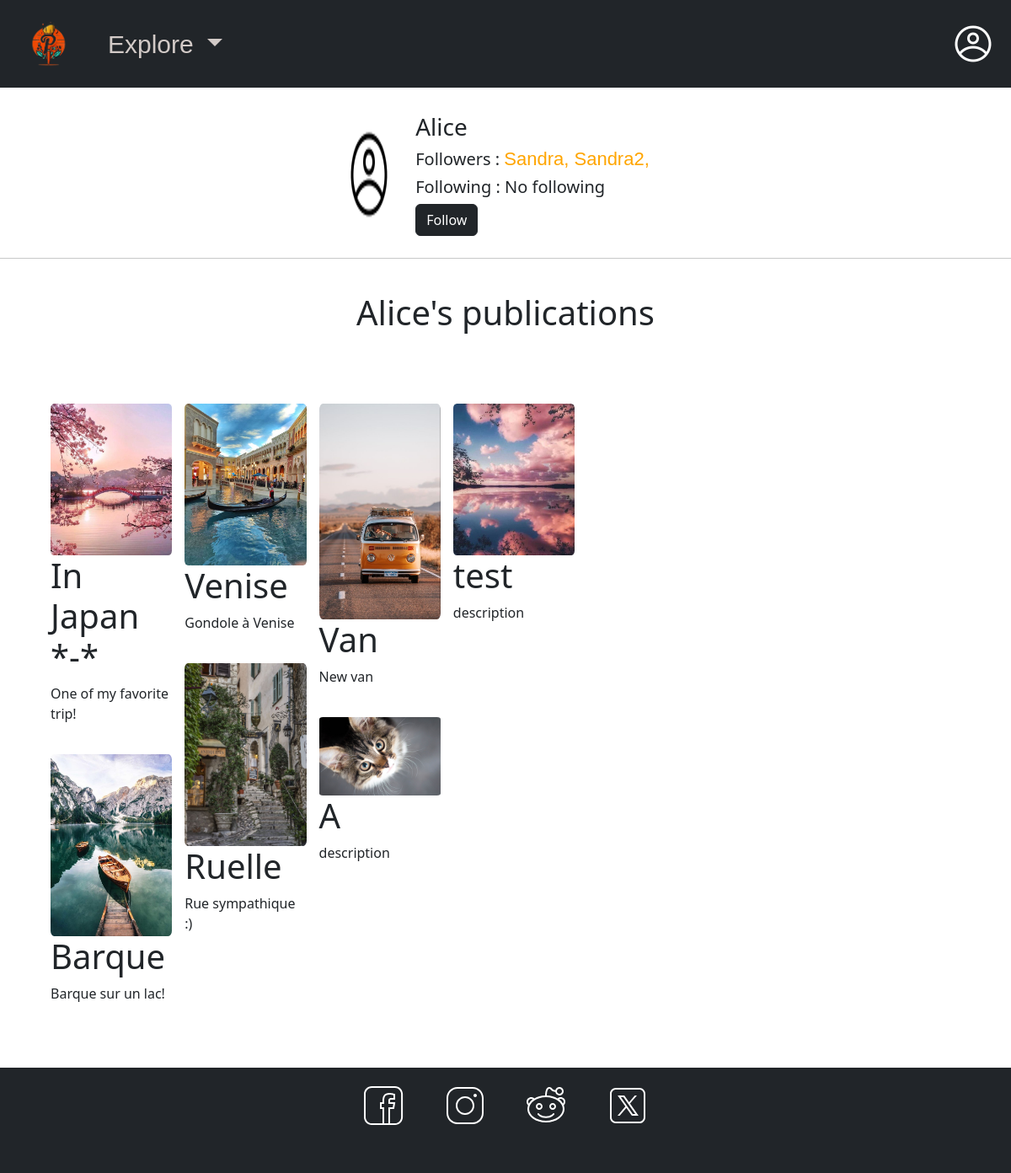
Page /profile/?profile=Alice (signed in) on the committed database.
### base_app/models.py (models this page shows)
class UsersDB(models.Model):
    id_user = models.AutoField(primary_key=True)
    username = models.CharField(max_length=50)
    password = models.CharField(max_length=255)
    role = models.BooleanField(default=False)

class PostsDB(models.Model):
    id_post = models.AutoField(primary_key=True)
    id_username = models.ForeignKey(UsersDB, on_delete=models.CASCADE)
    title = models.CharField(max_length=255)
    description = models.CharField(max_length=255)
    pathImg = models.CharField(max_length=255)
    date = models.DateTimeField(default=timezone.now)
    like = models.IntegerField(default=0)

### base_app/views.py (the view)
# urls.py: path("profile/", views.profile, name="profile"),
def profile(request):
    username_logged = None
    username_navbar = None
    islogged = request.session.has_key('islogged')
    if islogged:
        username_logged = request.session['username']
        username_navbar = request.session['username']
    else:
        return render(request, 'myprofile.html', {"islogged": islogged})
    if request.method == 'POST':
        if request.POST.get('type_form', None) == None:
            return redirect('/')
        elif request.POST.get('type_form', None) == "upload":
            form = ImageForm(request.POST, request.FILES)
            if form.is_valid():
                user = UsersDB.objects.get(username=username_logged)
                title = form.cleaned_data['title']
                description = form.cleaned_data['description']
                upload_image = form.cleaned_data['upload_image']
                file_path, image = generate_unique_filename(upload_image.name)
                with open(file_path, 'wb') as f:
                    for chunk in upload_image.chunks():
                        f.write(chunk)
                PostsDB(id_username=user, title=title, description=description, pathImg=image).save()
                path = "/profile?profile=" + str(username_logged)
                return redirect(path)
        elif request.POST.get('type_form', None) == "follow":
            username_get = request.GET.get('profile', None)
            user_get = UsersDB.objects.get(username=username_get)
            form = ImageForm()
            islogged = request.session.has_key('islogged')
            posts = PostsDB.objects.all().filter(id_username=user_get).order_by("-id_post")
            user_to_follow = request.POST.get('user_to_follow', None)
            user_to_follow = UsersDB.objects.get(username=user_to_follow)
            user = UsersDB.objects.get(username=username_logged)
            FollowsDB(id_follower=user, id_following=user_to_follow).save()
            followers_ids = FollowsDB.objects.filter(id_following=user_to_follow).values_list('id_follower', flat=True)
            followers = UsersDB.objects.filter(id_user__in=followers_ids)
            following_ids = FollowsDB.objects.filter(id_follower=user_to_follow).values_list('id_following', flat=True)
            following = UsersDB.objects.filter(id_user__in=following_ids)
            return render(request, 'myprofile.html', {"username_navbar": username_navbar,'followers': followers, 'following': following, 'form': form, 'posts' : posts, "islogged": islogged, "userpage": username_get})
    else:
        if request.GET.get('profile', None) != None:
            username_get = request.GET.get('profile', None)
            user_get = UsersDB.objects.get(username=username_get)
            form = ImageForm()
            islogged = request.session.has_key('islogged')
            posts = PostsDB.objects.all().filter(id_username=user_get).order_by("-id_post")
            if islogged :
                user = UsersDB.objects.get(username=username_logged)
            followers_ids = FollowsDB.objects.filter(id_following=user_get).values_list('id_follower', flat=True)
            followers = UsersDB.objects.filter(id_user__in=followers_ids)
            following_ids = FollowsDB.objects.filter(id_follower=user_get).values_list('id_following', flat=True)
            following = UsersDB.objects.filter(id_user__in=following_ids)
            return render(request, 'myprofile.html', {"username_navbar": username_navbar,'followers': followers, 'following': following,'form': form, 'posts' : posts, "islogged": islogged, "mypage": (user.username == username_get), "userpage": username_get})
        else:
            return redirect("/")

### base_app/templates/myprofile.html (shortened to what this page needs)
{% extends "base.html" %}
{% load static %}
{% block content %}
{% if islogged%}
<link rel="stylesheet" href="{% static 'css/upload.css' %}">
<link rel="stylesheet" href="{% static 'css/home.css' %}">
<div style="display:flex; flex-direction: column; justify-content: center;">
    <div style="display:flex; flex-direction: row; justify-content: center; margin: 10px;margin-top: 30px; ">
        <img class="profile nav-link -toggle dropstart" src="{% static 'img/profileNoir64.png'%}" alt="profile blanc" id="navbarDarkDropdownMenuLink" role="button" data-bs-toggle="dropdown" aria-expanded="false"/>
        <div style="display:flex; flex-direction: column; justify-content: center;">
            <h3> {{ userpage }}</h3>
            <div style="display:flex; flex-direction: column; justify-content: center;">
                <h5>Followers : {% if followers %} {% for follower in followers %} <a style="text-decoration: None; font-size: 22px; color: orange;" href="/profile?profile={{follower.username}}"> {{follower.username}}, </a> {% endfor%} {% else %} No followers {% endif %}</h5>
                <h5>Following : {% if following %} {% for follow in following %} <a style="text-decoration: None; font-size: 22px;color: orange;" href="/profile?profile={{follow.username}}"> {{follow.username}}, </a> {% endfor%} {% else %} No following {% endif %}</h5>
            </div>
            {% if not mypage %}
                <form action="/profile/?profile={{userpage}}" method="POST">
                    <button type="submit" class="btn btn-dark">Follow</button>
                </form>
            {%endif%}
        </div>
    </div>
    <hr/>
    <h1 class="title">
        {% if mypage %}
            My posts
        {% else %}
            {{ userpage }}'s publications
        {%endif%}
    </h1>
    <div class="container_home">
        {% if mypage %}
            <div class="item">
                <button type="button" class="btn btn-dark" style="width: 250px; height: 350px;" data-bs-toggle="modal" data-bs-target="#exampleModal"> <span class="material-icons" style="font-size: 56px;">file_upload</span> <br>
                    Upload a new image</button>
            </div>
            {% for post in posts %}
            {% comment %} {{ elem.username }}: {% if elem.role %}Admin{% else %}Not admin{% endif %} {% endcomment %}
                <div class="item">
                    <form id="post_form_{{ post.id_post }}" method="POST" action="/edit/" onclick="submitForm('post_form_{{ post.id_post }}')">
                        {% csrf_token %}
                        <input type="hidden" value="{{post.id_post}}" name="hidde_home_idpost">
                            <img role="button" src="{% static 'media/'%}{{post.pathImg}}">
                                <h1> {{ post.title }} </h1>
                            <p> {{ post.description }}</p>
                        </input>
                    </form>
                    <div style="text-align: right; color: black;">
                        <span class="material-icons" >edit</span>
                    </div>
                </div>
            {% endfor %}
        {% else %}
            {% for post in posts %}
                <div class="item">
                    <form id="post_form_{{ post.id_post }}" method="POST" action="/post/" onclick="submitForm('post_form_{{ post.id_post }}')">
                            <img role="button" src="{% static 'media/'%}{{post.pathImg}}">
                                <h1> {{ post.title }} </h1>
                            <p> {{ post.description }}</p>
                    </form>
                </div>
            {% endfor %}
        {%endif%}
    </div>
</div>
{% endif %}
{% endblock %}

### static/css/base.css (style rules this page uses)
html { scroll-behavior: smooth; }
.movie-box p, h2, a { color: rgb(212, 207, 205); font-family: "Outfit", sans-serif; }
.profile { position: absolute; right: 2%; }

### static/css/home.css (style rules this page uses)
.container_home { margin-top: 20px; column-count: 7; column-gap: 15px; margin: 50px; }
.item { display: inline-block; margin: 10px; width: 100%; border-radius: 5%; }
.item img { display:block; width: 100%; border-radius: 3%; }
.title { margin: 2%; text-align: center; }

### rows in the picture
UsersDB: username "Alice"
UsersDB: username "Sandra"
UsersDB: username "Sandra2"
PostsDB: pathImg (picture), title "In Japan *-*", description "One of my favorite trip!"
PostsDB: pathImg (picture), title "Barque", description "Barque sur un lac!"
PostsDB: pathImg (picture), title "Venise", description "Gondole à Venise"
PostsDB: pathImg (picture), title "Ruelle", description "Rue sympathique :)"
PostsDB: pathImg (picture), title "Van", description "New van"
PostsDB: pathImg (picture), title "A", description "description"
PostsDB: pathImg (picture), title "test", description "description"
